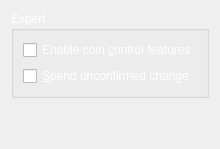
     <widget class="QWidget" name="tabWallet">
      <attribute name="title">
       <string>W&amp;allet</string>
      </attribute>
      <layout class="QVBoxLayout" name="verticalLayout_Wallet">
       <item>
        <widget class="QGroupBox" name="groupBox">
         <property name="palette">
          <palette>
           <active>
            <colorrole role="WindowText">
             <brush brushstyle="SolidPattern">
              <color alpha="255">
               <red>255</red>
               <green>255</green>
               <blue>255</blue>
              </color>
             </brush>
            </colorrole>
           </active>
           <inactive>
            <colorrole role="WindowText">
             <brush brushstyle="SolidPattern">
              <color alpha="255">
               <red>255</red>
               <green>255</green>
               <blue>255</blue>
              </color>
             </brush>
            </colorrole>
           </inactive>
           <disabled>
            <colorrole role="WindowText">
             <brush brushstyle="SolidPattern">
              <color alpha="255">
               <red>120</red>
               <green>120</green>
               <blue>120</blue>
              </color>
             </brush>
            </colorrole>
           </disabled>
          </palette>
         </property>
         <property name="title">
          <string>Expert</string>
         </property>
         <layout class="QVBoxLayout" name="verticalLayout_2">
          <item>
           <widget class="QCheckBox" name="coinControlFeatures">
            <property name="toolTip">
             <string>Whether to show coin control features or not.</string>
            </property>
            <property name="text">
             <string>Enable coin &amp;control features</string>
            </property>
           </widget>
          </item>
          <item>
           <widget class="QCheckBox" name="spendZeroConfChange">
            <property name="toolTip">
             <string>If you disable the spending of unconfirmed change, the change from a transaction cannot be used until that transaction has at least one confirmation. This also affects how your balance is computed.</string>
            </property>
            <property name="text">
             <string>&amp;Spend unconfirmed change</string>
            </property>
           </widget>
          </item>
         </layout>
        </widget>
       </item>
       <item>
        <spacer name="verticalSpacer_Wallet">
         <property name="orientation">
          <enum>Qt::Vertical</enum>
         </property>
         <property name="sizeHint" stdset="0">
          <size>
           <width>20</width>
           <height>40</height>
          </size>
         </property>
        </spacer>
       </item>
      </layout>
     </widget>
